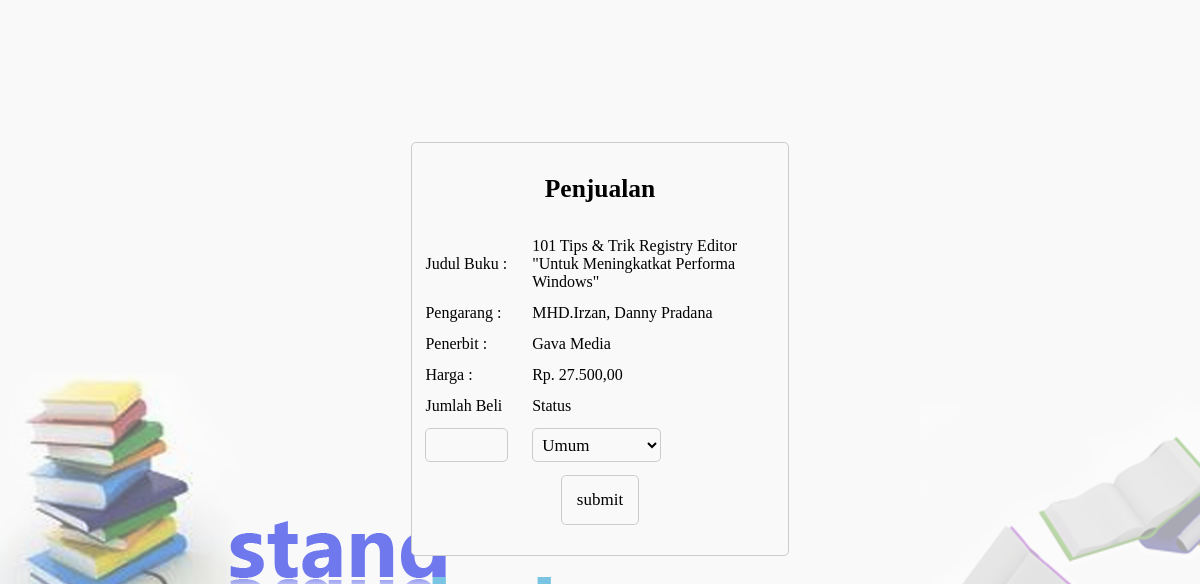
Screenshot of /kassir.php?id=1 (signed in) with the database file from the repository.
### tables this page shows
CREATE TABLE IF NOT EXISTS `listbuku` (
`id` int(4) NOT NULL,
  `judul` varchar(300) NOT NULL,
  `penerbit` varchar(40) NOT NULL,
  `pengarang` varchar(70) NOT NULL,
  `harga` int(7) NOT NULL DEFAULT '0',
  `diskon` int(3) NOT NULL DEFAULT '0',
  `jumlah` int(3) NOT NULL DEFAULT '0'
);

### kassir.php (the view, shortened to what this page needs)
<?php
if(isset($_SESSION['username'])){
	$id = $_GET['id'];
	$sql = "select * from listbuku where id = '$id'";
	$hasil = mysql_query($sql);
	$data = mysql_fetch_array($hasil);
	$judul = $data['judul'];
	$pengarang = $data['pengarang'];
	$penerbit = $data['penerbit'];
	$harga = $data['harga'];
echo'
<html>
	<head>
		<link href="css/style.css" rel="stylesheet">
		<link href="css/body.css" rel="stylesheet">
	</head>
	<body>
		<div class="container2">
			<center>
						<div class="menuJual">
							<h2>Penjualan</h2>
							<form action="simpan_kasir.php?id='.$data['id'].'" method="post" enctype="multipart/form-data">
							<table>
								<tr>
									<td class="tabel-feedback-kiri">Judul Buku : </td>
									<td class="tabel-feedback-kanan">'.$judul.'</td>
								</tr>
								<tr>
									<td class="tabel-feedback-kiri">Pengarang : </td>
									<td class="tabel-feedback-kanan">'.$pengarang.'</td>
								</tr>
								<tr>
									<td class="tabel-feedback-kiri">Penerbit : </td>
									<td class="tabel-feedback-kanan">'.$penerbit.'</td>
								</tr>
								<tr>
									<td class="tabel-feedback-kiri">Harga : </td>
									<td class="tabel-feedback-kanan">Rp. '.number_format($harga,2,",",".").'</td>
								</tr>
								<tr>
									<td class="tabel-feedback-kiri">Jumlah Beli  </td>
									<td class="tabel-feedback-kanan">Status</td>
								</tr>
								<tr>
									<td class="tabel-feedback-kiri"><input class="form-control-kiri-rp" style="width:80%;" id="jual" name="jual" type="text" maxlength="2" height="30px"></td>
									<td class="tabel-feedback-kanan">
											<select name="statushmj" class="status-form"  id="statushmj" style="width:55%;">
											<option><center>Umum</option>
											<option>Anggota Inti</option>
										</select></td>
								</tr>
								<tr>
									<td colspan="2"><center><input class="button-tanggapan" name="submit" type="submit" value="submit"></center> </td>
								</tr>
							</table>
						</form>
						</div>
				</center>
			</div>
	</body>
</html>';
}
else{
header( "Location: mlebu.html" ); }
?>

### css/style.css (style rules this page uses)
td { padding-top:10px; }
body { font-family:"Lucida Bright"; background-color:#f9f9f9; font-size:14px; }
.container2 { width:100%; height:auto; position:relative; }
.tabel-feedback-kanan { width : 70%; padding-right:10px; }
.tabel-feedback-kiri { width : 30%; }
.form-control-kiri, .status-form { height : 34px; padding : 6px 5px; line-height : 1.428571429; vertical-align : middle; background-color : #f9f9f9; border : 1px solid #ccc; border-radius : 5px; font-size:17px; font-family: "Century Gothic"; width:100%; -webkit-transition:.4s border-color; }
.form-control-kiri-rp { height : 34px; padding : 6px 5px; line-height : 1.428571429; vertical-align : middle; background-color : #f9f9f9; border : 1px solid #ccc; border-radius : 5px; font-size:17px; font-family: "Century Gothic"; width:auto; -webkit-transition:.4s border-color; }
.button-tanggapan { height : 50px; padding : 6px 15px; line-height : 1.428571429; vertical-align : middle; background-color : #f9f9f9; border : 1px solid #ccc; border-radius : 5px; font-size:17px; font-family: "Century Gothic"; width:auto; transition:.4s border-color; }
.menuJual { width : 30%; height : auto; padding : 10px; background-color : #f9f9f9; font-size:17px; border : 1px solid #ccc; border-radius : 5px; margin-top:12%; }

### css/body.css (style rules this page uses)
@media (min-height:668px) { body { background:url(../img/background-768.png); background-attachment:fixed; } }

### rows the page displays
listbuku: judul "101 Tips & Trik Registry Editor \"Untuk Meningkatkat Performa Windows\"", pengarang "MHD.Irzan, Danny Pradana", penerbit "Gava Media", harga "27.500,00"
